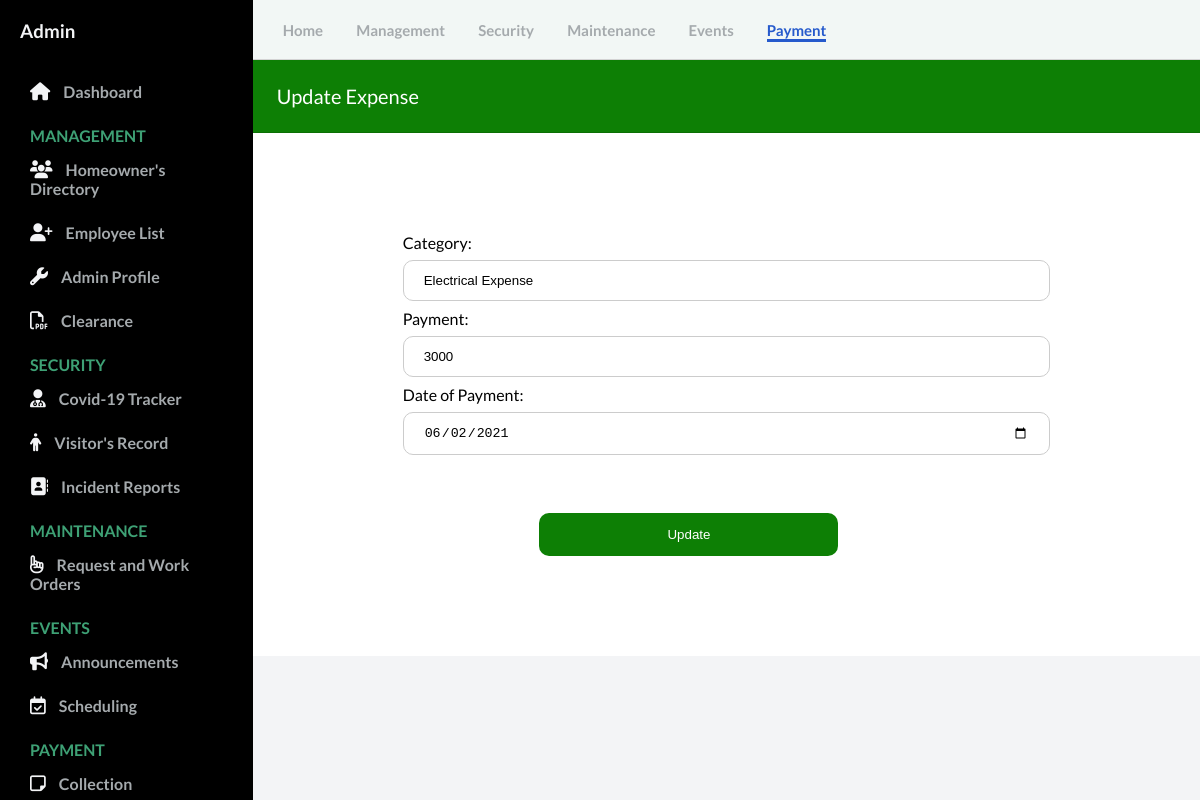
The page /admin/Expense_edit.php?edit=3 (signed in) on the database its author committed.
### tables this page shows
CREATE TABLE `expense` (
  `id` int(11) NOT NULL,
  `category` varchar(50) NOT NULL,
  `payment` int(20) NOT NULL,
  `dpay` varchar(50) NOT NULL
);

### admin/expense_crud.php (called while the page is built, shortened)
<?php
$mysqli = new mysqli('remotemysql.com', 'J5BJ2ZlQGm', 'FYAvWP4mmz', 'J5BJ2ZlQGm') or die(mysqli_error($mysqli));
if (isset($_GET['edit'])){
	$id = $_GET['edit'];
	$query = "SELECT * FROM expense WHERE id=?";
	$stmt=$mysqli->prepare($query);
	$stmt->bind_param("i",$id);
	$stmt->execute();
	$result=$stmt->get_result();
	$row = $result->fetch_assoc();
		$category = $row['category'];
		$payment = $row['payment'];
		$dpay = $row['dpay'];
}

### admin/Expense_edit.php (the view, shortened to what this page needs)
<!DOCTYPE html>
<html lang="en">
  <head>
    <link rel="stylesheet" href="css/style.css" />
    <link rel="stylesheet" href="https://stackpath.bootstrapcdn.com/font-awesome/4.7.0/css/font-awesome.min.css">
    <link rel="stylesheet" type="text/css" href="fontawesome-free-5.9.0-web/css/all.css">
  </head>
  <body id="body">
    <div class="container">
      <nav class="navbar">
        <div class="navbar__left">
          <a href="Dashboard.php">Home</a>
          <a href="User.php">Management</a>
          <a href="covid19_tracker.php">Security</a>
          <a href="work_order.php">Maintenance</a>
          <a href="announcement.php">Events</a>
          <a class="active_link" href="invoice.php">Payment</a>
        </div>
      </nav>
<?php require_once 'expense_crud.php'; ?>
      <main>
       <div>
          <div class="card-header_expense" id="user">
            Update Expense
          </div>
          <form action="expense_crud.php" method="post">
              <div class="container_xpnsedit">
                    <div class="column_expense_edit">
                      <label>Category:</label><span><input    type="text" name="category" required="" value="<?php echo $category; ?>"></span>
                      <label>Payment:</label><span><input type="text" name="payment" required="" value="<?php echo $payment; ?>"></span>
                      <label>Date of Payment:</label><span><input type="date" name="dpay" required="" value="<?php echo $dpay; ?>"></span>
                    </div>
                    <button class="button_update" name="update" type="submit">Update</button>
              </div>
          </form>
        </div>
      </main>
      <div id="sidebar">
        <div class="sidebar__title">
            <h3>Admin</h3>
        </div>
        <div class="sidebar__menu">
          <div class="sidebar__link ">
            <i class="fa fa-home"></i>
            <a href="Dashboard.php">Dashboard</a>
          </div>
          <h2>MANAGEMENT</h2>
          <div class="sidebar__link">
            <i class="fa fa-users" aria-hidden="true"></i>
            <a href="User.php">Homeowner's Directory</a>
          </div>
          <div class="sidebar__link">
            <i class="fa fa-user-plus" aria-hidden="true"></i>
            <a href="employees_record.php">Employee List</a>
          </div>
          <div class="sidebar__link">
            <i class="fa fa-wrench"></i>
            <a href="Admin_profile.php">Admin Profile</a>
          </div>
          <div class="sidebar__link">
            <i class="fa fa-file-pdf-o"></i>
            <a href="residency.php">Clearance</a>
          </div>
          <h2>SECURITY</h2>
          <div class="sidebar__link">
            <i class="fa fa-user-md"></i>
            <a href="covid19_tracker.php">Covid-19 Tracker</a>
          </div>
          <div class="sidebar__link">
            <i class="fa fa-male"></i>
            <a href="visitors_record.php">Visitor's Record</a>
          </div>
          <div class="sidebar__link">
            <i class="fa fa-address-book"></i>
            <a href="incident_record.php">Incident Reports</a>
          </div>
          <h2>MAINTENANCE</h2>
          <div class="sidebar__link ">
            <i class="fa fa-hand-o-up"></i>
            <a href="work_order.php">Request and Work Orders</a>
          </div>
          <h2>EVENTS</h2>
          <div class="sidebar__link ">
            <i class="fa fa-bullhorn"></i>
            <a href="announcement.php">Announcements</a>
          </div>
          <div class="sidebar__link">
            <i class="fa fa-calendar-check-o"></i>
            <a href="Scheduling.php">Scheduling</a>
          </div>
          <h2>PAYMENT</h2>
          <div class="sidebar__link">
            <i class="fa fa-sticky-note-o"></i>
            <a href="invoice.php">Collection</a>
          </div>
      </div>
    </div>
  </body>
</html>

### admin/css/style.css (style rules this page uses)
* { margin: 0; padding: 0; }
body { font-family: 'Lato', sans-serif; box-sizing: border-box; }
.container { display: grid; height: 100vh; grid-template-columns: 0.8fr 1fr 1fr 1fr; grid-template-rows: 0.2fr 3fr; grid-template-areas: "sidebar nav nav nav" "sidebar main main main" }
.navbar { background: #f2f7f5; grid-area: nav; height: 60px; display: flex; align-items: center; justify-content: space-between; padding: 0 30px 0 30px; border-bottom: 1px solid lightgray; }
.navbar__left > a { margin-right: 30px; text-decoration: none; color: #a5aaad; font-size: 15px; font-weight: 700; }
.navbar__left .active_link { color: #265acc; border-bottom: 3px solid #265acc; padding-bottom: 12 px; }
main { background: #f3f4f6; grid-area: main; overflow-y: auto; }
#sidebar { background: #000000; grid-area: sidebar; overflow-y: auto; padding: 20px; -webkit-transition: all 0.5s; transition: all 0.5s; }
.sidebar__title { display:flex; justify-content: space-between; align-items: center; color: #f3f4f6; margin-bottom: 30px; }
.sidebar__menu > h2 { color: #3ea175; font-size: 16px; margin-top: 15px; margin-bottom: 5px; padding: 0 10px; font-weight: 700; }
.sidebar__link { color: #f3f4f6; padding: 10px; border-radius: 3px; margin-bottom: 5px; }
.sidebar__link > a { text-decoration: none; color: #a5aaad; font-weight: 700; }
.sidebar__link >i { margin-right: 10px; font-size: 18px; }
.card-header_expense { padding: 1.50rem; margin-bottom: 0; background-color: #0D7F05; border-bottom: 1px solid rgba(0, 0, 0, 0.125); color: #ffffff; font-size: 20px; }
input[type=text] { width: 100%; padding: 7px 20px; margin: 10px 0; display: inline-block; border: 1px solid #ccc; border-radius: 5px; box-sizing: border-box; }
input[type=text], input[type=password], input[type=date], input[type=time] { width: 100%; padding: 12px 20px; margin: 8px 0; display: inline-block; border: 1px solid #ccc; box-sizing: border-box; border-radius: 10px; }
* { box-sizing: border-box; }
.container_xpnsedit { width: 100%; padding-top: 20px; padding: 100px; margin: auto; background-color: white; }
.column_expense_edit { margin-top: -50px; padding: 50px; }
.button_update { background-color: #0D7F05; color: white; padding: 14px 20px; border: none; width: 40%; border-radius: 10px; cursor: pointer; margin-left: 25%; }
.dropdown-content a, { color: black; padding: 12px 16px; text-decoration: none; display: block; }

### rows shown on the page
expense: category "Electrical Expense", payment "3000", dpay "06/02/2021"
